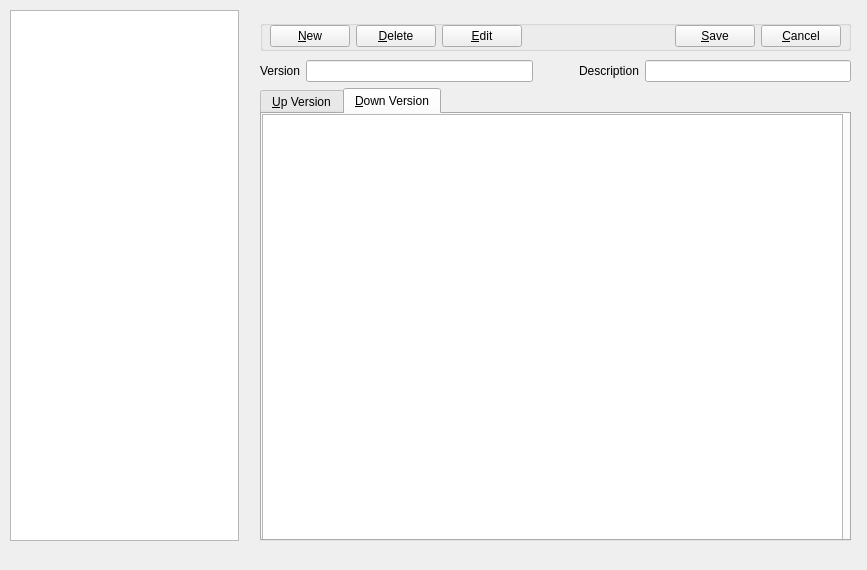
<?xml version="1.0" encoding="UTF-8"?>
<ui version="4.0">
 <class>laycaneditorview</class>
 <widget class="QMainWindow" name="laycaneditorview">
  <property name="windowModality">
   <enum>Qt::WindowModal</enum>
  </property>
  <property name="geometry">
   <rect>
    <x>0</x>
    <y>0</y>
    <width>867</width>
    <height>570</height>
   </rect>
  </property>
  <property name="windowTitle">
   <string>Laycan Editor</string>
  </property>
  <widget class="QWidget" name="centralwidget">
   <widget class="QWidget" name="layoutWidget">
    <property name="geometry">
     <rect>
      <x>260</x>
      <y>60</y>
      <width>591</width>
      <height>481</height>
     </rect>
    </property>
    <layout class="QVBoxLayout" name="layOutEdits">
     <item>
      <layout class="QHBoxLayout" name="horizontalLayout_4">
       <item>
        <layout class="QHBoxLayout" name="horizontalLayout_2">
         <item>
          <widget class="QLabel" name="lbVersion">
           <property name="text">
            <string>Version</string>
           </property>
          </widget>
         </item>
         <item>
          <widget class="QLineEdit" name="edVersion">
           <property name="maximumSize">
            <size>
             <width>16777199</width>
             <height>16777204</height>
            </size>
           </property>
          </widget>
         </item>
        </layout>
       </item>
       <item>
        <spacer name="horizontalSpacer_4">
         <property name="orientation">
          <enum>Qt::Horizontal</enum>
         </property>
         <property name="sizeType">
          <enum>QSizePolicy::Fixed</enum>
         </property>
         <property name="sizeHint" stdset="0">
          <size>
           <width>40</width>
           <height>20</height>
          </size>
         </property>
        </spacer>
       </item>
       <item>
        <layout class="QHBoxLayout" name="horizontalLayout_3">
         <item>
          <widget class="QLabel" name="lbDescription">
           <property name="text">
            <string>Description</string>
           </property>
          </widget>
         </item>
         <item>
          <widget class="QLineEdit" name="edDescription"/>
         </item>
        </layout>
       </item>
      </layout>
     </item>
     <item>
      <widget class="QTabWidget" name="tabScripts">
       <property name="currentIndex">
        <number>1</number>
       </property>
       <widget class="QWidget" name="tabUpVersion">
        <attribute name="icon">
         <iconset resource="../../resources/Resources.qrc">
          <normaloff>:/icons/up.png</normaloff>:/icons/up.png</iconset>
        </attribute>
        <attribute name="title">
         <string>&amp;Up Version</string>
        </attribute>
        <widget class="QTextBrowser" name="tbUpVersion">
         <property name="geometry">
          <rect>
           <x>0</x>
           <y>0</y>
           <width>581</width>
           <height>471</height>
          </rect>
         </property>
         <property name="readOnly">
          <bool>false</bool>
         </property>
        </widget>
       </widget>
       <widget class="QWidget" name="tabDownVersion">
        <attribute name="icon">
         <iconset resource="../../resources/Resources.qrc">
          <normaloff>:/icons/down.png</normaloff>:/icons/down.png</iconset>
        </attribute>
        <attribute name="title">
         <string>&amp;Down Version</string>
        </attribute>
        <widget class="QTextBrowser" name="tbDownVersion">
         <property name="geometry">
          <rect>
           <x>0</x>
           <y>0</y>
           <width>581</width>
           <height>471</height>
          </rect>
         </property>
         <property name="documentTitle">
          <string/>
         </property>
         <property name="readOnly">
          <bool>false</bool>
         </property>
        </widget>
       </widget>
      </widget>
     </item>
    </layout>
   </widget>
   <widget class="QWidget" name="layoutWidget_2">
    <property name="geometry">
     <rect>
      <x>10</x>
      <y>10</y>
      <width>229</width>
      <height>531</height>
     </rect>
    </property>
    <layout class="QVBoxLayout" name="verticalLayout">
     <item>
      <widget class="QTreeView" name="treeMigrations">
       <property name="editTriggers">
        <set>QAbstractItemView::NoEditTriggers</set>
       </property>
       <property name="indentation">
        <number>10</number>
       </property>
       <property name="rootIsDecorated">
        <bool>true</bool>
       </property>
       <property name="itemsExpandable">
        <bool>true</bool>
       </property>
       <property name="sortingEnabled">
        <bool>true</bool>
       </property>
       <property name="allColumnsShowFocus">
        <bool>true</bool>
       </property>
       <attribute name="headerVisible">
        <bool>true</bool>
       </attribute>
       <attribute name="headerMinimumSectionSize">
        <number>10</number>
       </attribute>
      </widget>
     </item>
    </layout>
   </widget>
   <widget class="QGroupBox" name="groupBox">
    <property name="geometry">
     <rect>
      <x>260</x>
      <y>20</y>
      <width>591</width>
      <height>31</height>
     </rect>
    </property>
    <property name="title">
     <string/>
    </property>
    <property name="alignment">
     <set>Qt::AlignRight|Qt::AlignTrailing|Qt::AlignVCenter</set>
    </property>
    <property name="flat">
     <bool>false</bool>
    </property>
    <widget class="QWidget" name="">
     <property name="geometry">
      <rect>
       <x>10</x>
       <y>0</y>
       <width>571</width>
       <height>32</height>
      </rect>
     </property>
     <layout class="QHBoxLayout" name="horizontalLayout_5">
      <property name="sizeConstraint">
       <enum>QLayout::SetNoConstraint</enum>
      </property>
      <item>
       <widget class="QPushButton" name="btnNew">
        <property name="text">
         <string>&amp;New</string>
        </property>
        <property name="icon">
         <iconset resource="../../resources/Resources.qrc">
          <normaloff>:/icons/add.png</normaloff>:/icons/add.png</iconset>
        </property>
       </widget>
      </item>
      <item>
       <widget class="QPushButton" name="btnDelete">
        <property name="text">
         <string>&amp;Delete</string>
        </property>
        <property name="icon">
         <iconset resource="../../resources/Resources.qrc">
          <normaloff>:/icons/delete.png</normaloff>:/icons/delete.png</iconset>
        </property>
       </widget>
      </item>
      <item>
       <widget class="QPushButton" name="btnEdit">
        <property name="maximumSize">
         <size>
          <width>16777215</width>
          <height>16777215</height>
         </size>
        </property>
        <property name="text">
         <string>&amp;Edit</string>
        </property>
        <property name="icon">
         <iconset resource="../../resources/Resources.qrc">
          <normaloff>:/icons/edit.png</normaloff>:/icons/edit.png</iconset>
        </property>
       </widget>
      </item>
      <item>
       <spacer name="horizontalSpacer_2">
        <property name="orientation">
         <enum>Qt::Horizontal</enum>
        </property>
        <property name="sizeHint" stdset="0">
         <size>
          <width>308</width>
          <height>20</height>
         </size>
        </property>
       </spacer>
      </item>
      <item>
       <widget class="QPushButton" name="btnSave">
        <property name="text">
         <string>&amp;Save</string>
        </property>
        <property name="icon">
         <iconset resource="../../resources/Resources.qrc">
          <normaloff>:/icons/done.png</normaloff>:/icons/done.png</iconset>
        </property>
       </widget>
      </item>
      <item>
       <widget class="QPushButton" name="btnCancel">
        <property name="text">
         <string>&amp;Cancel</string>
        </property>
        <property name="icon">
         <iconset resource="../../resources/Resources.qrc">
          <normaloff>:/icons/calcel.png</normaloff>:/icons/calcel.png</iconset>
        </property>
       </widget>
      </item>
     </layout>
    </widget>
   </widget>
  </widget>
  <widget class="QMenuBar" name="menubar">
   <property name="geometry">
    <rect>
     <x>0</x>
     <y>0</y>
     <width>867</width>
     <height>22</height>
    </rect>
   </property>
  </widget>
 </widget>
 <resources>
  <include location="../../resources/Resources.qrc"/>
 </resources>
 <connections/>
</ui>
